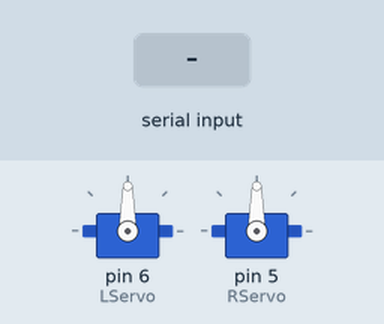
Recording of a sketch running on a simulated Arduino Uno, built with avr-gcc and run on an emulated ATmega328P. Shown: 2 × servo. The inputs (shaded band) are chosen by the test bench.

Above: at 1.2 s.
1.3 s: "1" received over Serial
At 3.1 s:
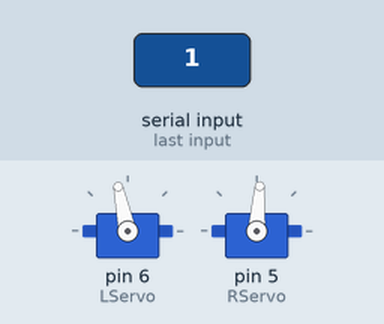
Timing chart, 0 to 4.6 s (numbered marks = the images above; inputs shaded):
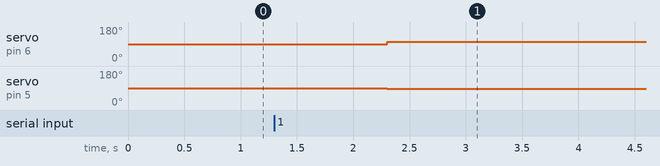

Measured:
- after the input at 1.3 s, servo on pin 6 (LServo): 90° → 102° after 1.0 s; servo on pin 5 (RServo): 90° → 86° after 1.0 s

The sketch:

Messages_ino.ino
```cpp
#include<Servo.h>

Servo LServo;
Servo RServo;

void setup()
{
  //This will connect to the correct pins of the Servo Motors
  LServo.attach(6);
  RServo.attach(5);
  Serial.begin(9600);
}

void loop()
{
  // put your main code here, to run repeatedly:
  bool Received = false;
  char chat[2];

  while(!Received)
  {
    while(Serial.available())
    {
       Serial.readBytes(chat,2);
       Received = true;
    }
  }

  LServo.writeMicroseconds(1500+chat[0]*2);
  RServo.writeMicroseconds(1500-chat[1]*2);

}
```
